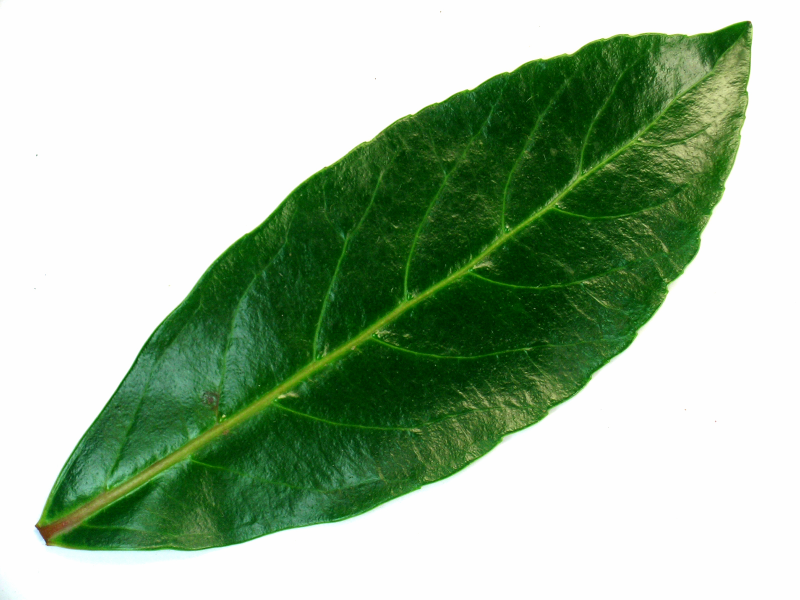
#> input picture Colab Notebooks/xu_ly_anh/L2/2281.jpg, 1600 x 1200 px (shown at 1/2 size)
$ jupyter execute --allow-errors BOW.ipynb   (shell and % lines are left out)
#> lines starting #> are read from the running program, lines starting #| are printed output that depends on the picture
# Phân loại lỗi bề mặt sản phẩm công nghiệp sử dụng mô hình "bag of word"

Tổng quan: Ở bài tập này chúng ta sẽ lần lượt thực hành các bước để xây dựng một hệ thống học máy cho bài toán phân loại lỗi bề mặt sản phẩm công nghiệp: trích xuất đặc trưng, xây dựng mô hình phân loại, phân loại trên hình ảnh thực tế. Bài tập yêu cầu các kiến thức về lập trình Python với các thư viện: OpenCV, scikit-learn, pickle, numpy.

Trong trường hợp chưa cài thành công opencv contrib, chạy các lệnh sau trên cửa sổ terminal:
pip uninstall opencv-contrib-python
pip uninstall opencv-python
pip install opencv-python==3.4.0.12
pip install opencv-contrib-python==3.4.0.12
pip uninstall numpy
pip install numpy==1.15.2

##  Kiểm tra thư viện openCV

[cell 1]
from google.colab import drive
drive.mount('/content/drive')

[cell 2]
cd /content/drive/'My Drive'/Code/BOW

## Khai báo thư viện

[cell 3]
import warnings
warnings.filterwarnings("ignore")
import os
import numpy as np
import cv2 as cv
import matplotlib.pyplot as plt
import pickle
import sklearn

from sklearn.cluster import KMeans
from scipy.spatial.distance import cdist

## Đọc dữ liệu ảnh từ thư mục

[cell 4]
dataDir='./xu_ly_anh/'
classes=['L1', 'L2', 'L3', 'L4', 'L5', 'L6']

[cell 5]
# Định nghĩa hàm load dữ liệu
def LoadData(dataDir,new_size=None):
#> called with dataDir = './xu_ly_anh/'
    if not new_size is None:
        img_rows, img_cols = new_size
    classes=[]
    for _,dirs,_ in os.walk(dataDir):
        classes=dirs # Số lớp chính bằng số thư mục con
        break
    num_classes=len(classes)
    ValidPercent=30  # 30% số ảnh trong 1 lớp sẽ dùng cho kiểm thử còn lại để huấn luyện
    X_tr=[]
    Y_tr=[]
    X_te=[]
    Y_te=[]
    for idx,cl in enumerate(classes):
        for _,_,files in os.walk(dataDir+cl+'/'):
            l=len(files)
            for f in files:
                # Lấy ngẫu nhiên 1 số từ 0 đến 100 để quyết định dùng mẫu này để train hay test
                r=np.random.randint(100)
                img_path=dataDir+cl+'/'+f
                img=cv.imread(img_path)
#> img is the input picture: shape (1200, 1600, 3); mean B, G, R 158.5, 185.3, 161.7
                img = cv.cvtColor(img, cv.COLOR_BGR2RGB)
                if not new_size is None:
                    img=cv.resize(img,(img_rows,img_cols))
                if (r>ValidPercent):
                    X_tr.append(img)
                    Y_tr.append(idx)
                else:
                    X_te.append(img)
                    Y_te.append(idx)
    return X_tr, Y_tr, X_te, Y_te

[cell 6]
new_size=(256,256)
img_train,label_train, img_test, label_test=LoadData(dataDir,None)
#> img_train = 2 items; label_train = [0, 1]; img_test = []; label_test = []
"""
Some information of the data
"""
print("img for train: %d (Sử dụng tạo từ điển và khâu huấn luyện)" % (len(img_train)))
#| img for train: 2 (Sử dụng tạo từ điển và khâu huấn luyện)
print("label for train: %d" % (len(label_train)))
#| label for train: 2

print("img for test: %d" % (len(img_test)))
#| img for test: 0
print("label for test: %d" % (len(label_test)))
#| label for test: 0

# Hiển thị ngẫu nhiên 12 ảnh mẫu
idxs=np.random.permutation(len(img_train))
#> idxs = [0, 1]
plt.figure(figsize = (10,10))
#> (the rest of this cell did not finish here and is left out)

## Xây dựng đặc trưng

Ở đây chúng ta sẽ lần lượt thực hiện các công việc: trích xuất đặc trưng SIFT (SIFT keypoints descriptor), xây dựng từ điển và mô hình Bag-of-Word (BoW). Chỉ sử dụng tập huấn luyện

### Trích xuất đặc trưng SIFT hoặc SURF (cục bộ)

Hàm extract_sift_features() nhận đầu vào là list ảnh ta đã xây dựng được từ câu hỏi trước và trả về list image_descriptors, phần tử thứ p trong list image_descriptors lại là một list chứa các SIFT keypoints descriptor ứng với ảnh thứ p trong list X.

Để khởi tạo đối tượng SIFT trong OpenCV ta sử dụng lệnh: sift = cv2.xfeatures2d.SIFT_create(). Đối tượng này có phương thức detectAndCompute trả về 2 outputs kp và des, kp là một list chứa các keypoints được detect bởi SIFT, des là một numpy array chứa len(kp) vectors 128 chiều. Chúng ta sẽ dùng các des này để phục vụ bài toán phân loại.

[cell 7]
def extract_sift_features(X):
    image_descriptors = []
    sift = cv.xfeatures2d.SIFT_create()
    for i in range(len(X)):
        kp, des = sift.detectAndCompute(X[i], None)
        image_descriptors.append(des)
#> this loop made 2 passes
#> after the loop, image_descriptors = 2 items
    return image_descriptors

[cell 8]
# Nếu opencv không có đủ thư viện: AttributeError: 'module' object has no attribute 'xfeatures2d'
image_descriptors = extract_sift_features(img_train)
#> image_descriptors = 2 items

[cell 9]
print(len(image_descriptors))
#| 2
print(type(image_descriptors[0][0]))
#| <class 'numpy.ndarray'>
print((image_descriptors[0].shape))
#| (4183, 128)
#> (the rest of this cell did not finish here and is left out)

### Xây dựng từ điển
hàm kmeans_bow() nhận đầu vào là một list gồm tất cả các descriptors của các ảnh trong tập X và số cụm num_clusters, sử dụng thuật toán KMeans trong scikit-learn phân cụm các vector descriptors này thành num_clusters cụm. Hàm trả về một danh sách center của các cụm. Vì thao tác này mất rất nhiều thời gian nên ta sẽ lưu danh sách trả về bởi hàm kmeans_bow() ra một file nhị phân (sử dụng thư viện pickle) để tiện sử dụng sau này.
Trước tiên ta sẽ xây dựng một list chứa tất cả các descriptors:

[cell 10]
all_descriptors = []
for descriptors in image_descriptors:
    if descriptors is not None:
        for des in descriptors:
            all_descriptors.append(des)
#> after the loop, all_descriptors = 4315 items
print('Total number of descriptors: %d' %(len(all_descriptors)))
#| Total number of descriptors: 4315

Định nghĩa hàm kmeans_bow().

Gợi ý: Trong thư viện sklearn, để khởi tạo một đối tượng kmeans ta sử dụng lệnh:
kmeans = sklearn.cluster.KMeans(n_clusters=num_clusters)

Đối tượng kmeans có phương thức fit, nhận vào các điểm dữ liệu (trong bài toán hiện tại của chúng ta là list all_descriptors) và tìm ra n_clusters vector là tâm của các cụm dữ liệu. Để lấy được các vector này ta sử dụng thuộc tính $cluster_centers_$  của đối tượng kmeans

[cell 11]
def kmeans_bow(all_descriptors, num_clusters):
#> called with num_clusters = 96
    bow_dict = []
    kmeans = KMeans(n_clusters=num_clusters).fit(all_descriptors)
    bow_dict = kmeans.cluster_centers_
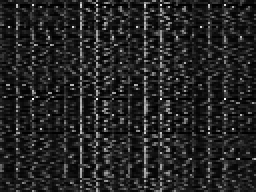
#> bow_dict: shape (96, 128) float64 (shown 2 times larger); min -1.42e-14, max 192.1, mean 27.5; drawn with min black and max white
    return bow_dict

[cell 12]
num_clusters = 96
if not os.path.isfile('bow_dictionary96.pkl'):
    BoW = kmeans_bow(all_descriptors, num_clusters)
    pickle.dump(BoW, open('bow_dictionary96.pkl', 'wb'))
else:
    BoW = pickle.load(open('bow_dictionary96.pkl', 'rb'))
print(len(BoW))
#| 96
print(len(BoW[0]))
#| 128
#> the loop in extract_sift_features (call 2), `for i in range(len(X)):` made 2 passes

### Xây dựng vector đặc trưng với mô hình BoW đã thu được

Xây dựng hàm create_features_bow() nhận đầu vào là list image_descriptors, list BoW và num_clusters ở trên, trả về list X_features, trong đó phần tử thứ p của X_vectors là vector đặc trưng theo mô hình BoW ứng với ảnh thứ p, tập keypoint descriptors thứ p. Hãy chú ý sự tương ứng các phần tử trong 4 danh sách: X_tr, Y_tr, image_descriptors, X_features.

[cell 13]
from scipy.spatial.distance import cdist
def create_features_bow(image_descriptors, BoW, num_clusters):
#> called with num_clusters = 96
    X_features = []
    for i in range(len(image_descriptors)):
        features = np.array([0] * num_clusters) # <=> features=np.zeros(num_clusters,dtype=int)
        if image_descriptors[i] is not None:
            distance = cdist(image_descriptors[i], BoW)
            argmin = np.argmin(distance, axis=1)
            for j in argmin:
                features[j] += 1
        X_features.append(features)
#> this loop made 2 passes
#> pass 2, in create_features_bow, `distance = cdist(image_descriptors[i], BoW)`:
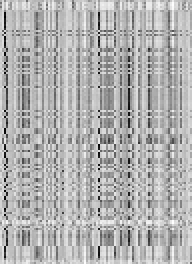
#> distance: shape (132, 96) float64 (shown 2 times larger); min 63.59, max 620.1, mean 451.9; drawn with min black and max white
#> after the loop, X_features = 2 items
    return X_features

#### Tạo tập huấn luyện dựa vào từ điển

[cell 14]
image_descriptors = extract_sift_features(img_train)
X_tr = create_features_bow(image_descriptors, BoW, num_clusters)
#> X_tr = 2 items
X_tr=np.array(X_tr)
Y_tr=np.array(label_train)
#> Y_tr = [0, 1]
print('Dữ liệu huấn luyện ')
print("train data: " + str(X_tr.shape))
#| train data: (2, 96)
print("train label: " + str(Y_tr.shape))
#| train label: (2,)

#### Tạo tập kiểm thử dựa vào từ điển

[cell 15]
image_descriptors = extract_sift_features(img_test)
#> image_descriptors = []
X_te = create_features_bow(image_descriptors, BoW, num_clusters)
#> X_te = []
X_te=np.array(X_te)
#> X_te = empty array
Y_te=np.array(label_test)
#> Y_te = empty array
print('Dữ liệu kiểm thử ')
print("train data: " + str(X_te.shape))
#| train data: (0,)
print("train label: " + str(Y_te.shape))
#| train label: (0,)

###  Xây dựng mô hình phân lớp dựa vào dữ liệu mới tạo
Chúng ta đã xây dựng được vector đặc trưng ứng với mỗi ảnh trong bộ dữ liệu. Ở câu hỏi này chúng ta sẽ xây dựng các mô hình phân loại SVM

Khai báo đối tượng SVM:

[cell 16]
svm = sklearn.svm.SVC(kernel="linear", C=0.025)
print(svm)

Huấn luyện, kiểm tra độ chính xác của mô hình tương tự như các bài học trước (sử dụng các hàm fit, predict, score,... của đối tượng svm)

Huấn luyện mô hình:

[cell 17]
svm.fit(X_tr, Y_tr)

Tính độ chính xác trên tập dữ liệu huấn luyện:

[cell 18]
svm.score(X_tr, Y_tr)
#> Out = 1
